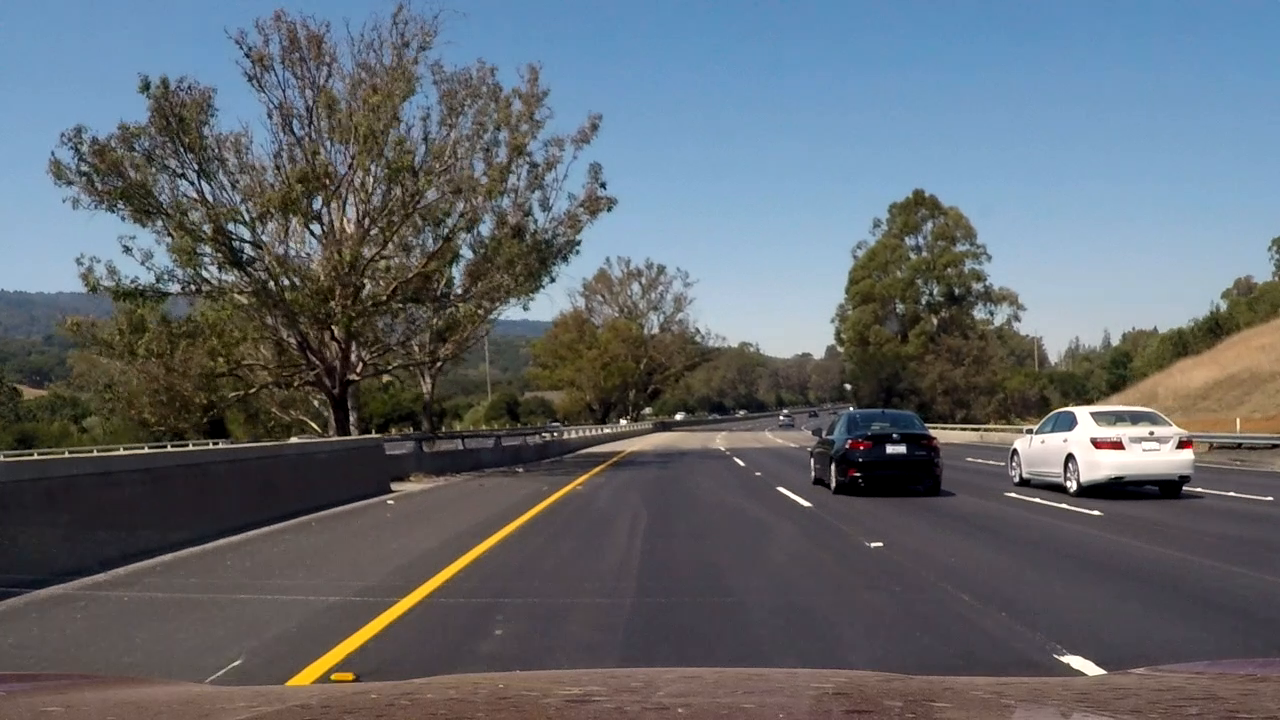
#> input picture frame 3 of test_video.mp4, 1280 x 720 px, given in place of challenge_video.mp4, which was not available
$ python Vedo_Cap.py   (older library calls are emulated)
#> lines starting #> are read from the running program, lines starting #| are printed output that depends on the picture; after the words box and inside, x2 and y2 are one past the last pixel; in counts of white or black regions, pixels touching at a corner belong together; pictures that were not available may be replaced by others from this repository, and a replacement may not be noted
### Thresh.py
# -*- coding: utf-8 -*-
"""
Created on Thu Sep 28 07:49:04 2017

@author: Emil Wåreus
"""

import numpy as np
import cv2
class Thresh:
    def dir_threashold(img, sobel_kernel = 3, thresh = (0, np.pi/2)):

        #1 Grayscale
        gray = cv2.cvtColor(img, cv2.COLOR_RGB2GRAY)

        #2 Gradient in X and Y
        sobelx = cv2.Sobel(gray, cv2.CV_64F, 1, 0, ksize = sobel_kernel)
        sobely = cv2.Sobel(gray, cv2.CV_64F, 0, 1, ksize = sobel_kernel)

        #3 Calc dir of gradient
        dir_mask = np.arctan2(np.absolute(sobely),np.absolute(sobelx))


        #Create mask
        output = np.zeros_like(dir_mask)
        output[(dir_mask >= thresh[0]) & (dir_mask <= thresh[1])] = 1

        return output

    def mag_threashold(img, sobel_kernel = 3, thresh = (0, 255)):

        #1 Grayscale
        gray = cv2.cvtColor(img, cv2.COLOR_RGB2GRAY)

        #2 Gradient in X and Y
        sobelx = cv2.Sobel(gray, cv2.CV_64F, 1, 0, ksize = sobel_kernel)
        sobely = cv2.Sobel(gray, cv2.CV_64F, 0, 1, ksize = sobel_kernel)

        #Magnitude
        mag = np.sqrt(sobelx**2 + sobely**2)

        #Scale
        scaled_sobel = np.uint8(255*mag/np.max(mag))


        #Create mask
        output = np.zeros_like(scaled_sobel)
        output[(scaled_sobel>= thresh[0]) & (scaled_sobel <= thresh[1])] = 1

        return output


    def abs_sobel_thresh(img, sobel_kernel=3, orient = 'x', thresh = (0, 255)):
        #1 Grayscale
        gray = cv2.cvtColor(img, cv2.COLOR_RGB2GRAY)

        #2 Gradient in X and Y
        if orient == 'x':
            sobel = cv2.Sobel(gray, cv2.CV_64F, 1, 0, ksize = sobel_kernel)
        else:
            sobel = cv2.Sobel(gray, cv2.CV_64F, 0, 1, ksize = sobel_kernel)

        #Absolute
        abs_sobel = np.absolute(sobel)

        #Scale
        scaled_sobel = np.uint8(255*abs_sobel/np.max(abs_sobel))


        #mask
        mask = np.zeros_like(scaled_sobel)
        mask[(scaled_sobel >= thresh[0]) & (scaled_sobel <= thresh[1])] = 1


        return mask

    def color_thresh(img, thresh_s = (70, 185), thresh_h = (15, 30)):

        hls = cv2.cvtColor(img, cv2.COLOR_RGB2HLS)

        s_channel = hls[:,:,2]
        s_channel = (s_channel/(s_channel.max()))*255
        h_channel = hls[:,:,0]
        h_channel = (h_channel/(h_channel.max()))*255


        s_binary = np.zeros_like(s_channel)
        s_binary[(s_channel >= thresh_s[0]) & (s_channel <= thresh_s[1])] = 1

        h_binary = np.zeros_like(h_channel)
        h_binary[(h_channel >= thresh_h[0]) & (h_channel <= thresh_h[1])] = 1


        ##c_binary = np.dstack(s_binary, h_binary)*255
        c_binary = np.zeros_like(h_binary)
        c_binary[(h_binary == 1) & (s_binary == 1)] = 1

        return c_binary


    def threshold(image, sobel_kernel = 3, dir_thresh = (.65, 1.05), mag_thresh = (60, 255),
                  x_thresh = (10, 255), y_thresh = (60,255)):


        dir_binary = Thresh.dir_threashold(image, sobel_kernel=sobel_kernel, thresh=dir_thresh)
        gradx = Thresh.abs_sobel_thresh(image, sobel_kernel=15, orient = 'x', thresh = x_thresh)
        grady = Thresh.abs_sobel_thresh(image, sobel_kernel=15, orient = 'y', thresh = y_thresh)
        mag = Thresh.mag_threashold(image, sobel_kernel=sobel_kernel, thresh=mag_thresh)
        color = Thresh.color_thresh(image, thresh_s =(130, 255), thresh_h = (0, 130))


        combined = np.zeros_like(dir_binary)

        combined[(((gradx == 1) & (grady == 1)) |((mag == 1) & (dir_binary == 1)) | (color==1))] = 1
        #combined[(dir_binary==1)]=1
        # Defining vertices for marked area
        img_shape = image.shape
        l_b = (190, img_shape[0])
        r_b = (img_shape[1]-190, img_shape[0])
        apex1 = (int(img_shape[1]/2) - 60, 410)
        apex2 = (int(img_shape[1]/2) + 60, 410)
        inner_left_bottom = (150+190, img_shape[0])
        inner_right_bottom = (img_shape[1]-150-190, img_shape[0])
        inner_apex1 = (int(img_shape[1]/2) + 10,480)
        inner_apex2 = (int(img_shape[1]/2) - 10,480)
        vertices = np.array([[l_b, apex1, apex2, \
                              r_b, inner_right_bottom, \
                              inner_apex1, inner_apex2, inner_left_bottom]], dtype=np.int32)
        # Masked area
        mask = np.zeros_like(combined)

        if len(img_shape) > 2:
            channel_count = img_shape[2]  # i.e. 3 or 4 depending on your image
            ignore_mask_color = (255,) * channel_count
        else:
            ignore_mask_color = 255

        cv2.fillPoly(mask, vertices, ignore_mask_color)
        combined= cv2.bitwise_and(combined, mask)

        return combined

### Lane_Finding_main.py
# -*- coding: utf-8 -*-
"""
Created on Sun Sep 24 11:03:23 2017

@author: Emil Wåreus
"""

import cv2
import matplotlib.pylab as plt


import numpy as np


from Thresh import Thresh
from Distort import Distort
from Road_lanes import Lanes


Lanes = Lanes()

def process_img(image):
    #Due to that openCV is used to read the image
    image = cv2.cvtColor(image, cv2.COLOR_BGR2RGB)

    combined = Thresh.threshold(image)

    #Perspective change
    per_img_C, M_C, src, M_t_c = Distort.perspect_Transform(combined)


    left_fitx, right_fitx, ploty, exist = Lanes.get_lane(per_img_C)


    img_with_lines = Lanes.draw_lines(image, per_img_C, left_fitx, right_fitx, ploty, M_t_c, exist)

    per_img_C= cv2.resize(per_img_C, None, fx = 0.5, fy= 0.5,  interpolation = cv2.INTER_CUBIC)
    combined = cv2.resize(combined, None, fx = 0.5, fy= 0.5,  interpolation = cv2.INTER_CUBIC)

    img = np.zeros([ 720,int(1280*1.5), 3], dtype=type(img_with_lines[0,0,0]))

    img[:,:1280,:] = img_with_lines
    print()
    img[:int(720/2),1280:,1] = (combined/combined.max())*255
    img[int(720/2):,1280:,0] = (per_img_C/per_img_C.max())*255

    img = cv2.resize(img, (1280, 720))

    return img,  left_fitx, right_fitx, ploty, exist, combined, per_img_C

def get_lane_image(image):
    '''
    This methode only returns the processed image.
    Note that it wants a BGR and returns a RGB
    '''
    image = cv2.cvtColor(image, cv2.COLOR_BGR2RGB)
    img_with_lines,  left_fitx, right_fitx, ploty, exist, combined, per_img_C = process_img(image)

    #Remove this when makeing movie
    #img_with_lines = cv2.cvtColor(img_with_lines, cv2.COLOR_RGB2BGR)
    return img_with_lines

### Distort.py
# -*- coding: utf-8 -*-
"""
Created on Thu Sep 28 07:29:41 2017

@author: Emil Wåreus
"""


import numpy as np
import cv2
import matplotlib.pylab as plt
import matplotlib.image as mpimg


class Distort:

    # [64 lines left out: functions calibrate, unwarp, not called in this run]

    def perspect_Transform(img, square = [90,  450, 600, 650]):
        '''
        img is the image you want to transforme
        square contaions 4 variables
        [0] wb = 90
        [1] hb = 450
        [2] wt = 600
        [3] ht = 650
        '''
        H, W = (img.shape[0],img.shape[1])
        wb = square[0]
        hb = square[1]
        wt = square[2]
        ht = square[3]

        src = np.float32([[(W/2-wb), hb],[(W/2+wb), hb], [(W/2+wt), ht], [(W/2-wt), ht]])

        img_size = (img.shape[1], img.shape[0])
        offset = 0 #100
        dst = np.float32([[offset, offset], [img_size[0]-offset, offset],
                                         [img_size[0]-offset, img_size[1]-offset],
                                         [offset, img_size[1]-offset]])
        M = cv2.getPerspectiveTransform(src, dst)
        M_t = cv2.getPerspectiveTransform(dst, src)
        # Warp the image using OpenCV warpPerspective()
        warped = cv2.warpPerspective(img, M, img_size)

        return warped, M, src, M_t


### Road_lanes.py
# -*- coding: utf-8 -*-
"""
Created on Mon Oct  2 07:28:18 2017

@author: Emil Wåreus
"""


import numpy as np
import cv2
import matplotlib.pylab as plt
from Line import Line

class Lanes:


    # [231 lines left out: functions init_lanes, find_curvature, check_distance, sanity_check, slid_window, track_lanes, not called in this run]


    def get_lane(self, binary_warped):

        #Check if distance between Lanes are ok, else slide window
        self.check_distance(self.left_fitx, self.right_fitx)


        if(self.right_lane.detected == False & self.right_lane.detected == False):

            self.left_fitx, self.right_fitx, ploty, exist = self.slid_window(binary_warped)
        else:

            self.left_fitx, self.right_fitx, ploty, exist = self.track_lanes(binary_warped)


        self.left_lane.radius_of_curvature  = self.find_curvature(ploty, self.left_fitx)
        self.right_lane.radius_of_curvature = self.find_curvature(ploty, self.right_fitx)

        # Sanity check for the lanes


        self.left_fitx  = self.sanity_check(self.left_lane, self.left_lane.radius_of_curvature, self.left_fitx, self.left_lane.recent_xfitted)
        self.right_fitx = self.sanity_check(self.right_lane, self.right_lane.radius_of_curvature, self.right_fitx, self.right_lane.recent_xfitted)


        return self.left_fitx, self.right_fitx, ploty, exist


    # [62 lines left out: functions draw_lines, visual_lines, not called in this run]


### Vedo_Cap.py
# -*- coding: utf-8 -*-
"""
Created on Wed Oct  4 07:17:24 2017

@author: Emil Wåreus
"""

import cv2
import Lane_Finding_main


cap = cv2.VideoCapture('challenge_video.mp4')

while(True):
    # Capture frame-by-frame
    ret, frame = cap.read()
#> frame is the input picture: shape (720, 1280, 3); mean B, G, R 109.8, 103.2, 97.2

    if type(frame) != None:
        frame = cv2.resize(frame, (1280, 720))
        frame = cv2.cvtColor(frame, cv2.COLOR_BGR2RGB)
        img_with_lines = Lane_Finding_main.get_lane_image(frame)
#> in threshold, `dir_binary = Thresh.dir_threashold(image, sobel_kernel=sobel_kernel, t..`:
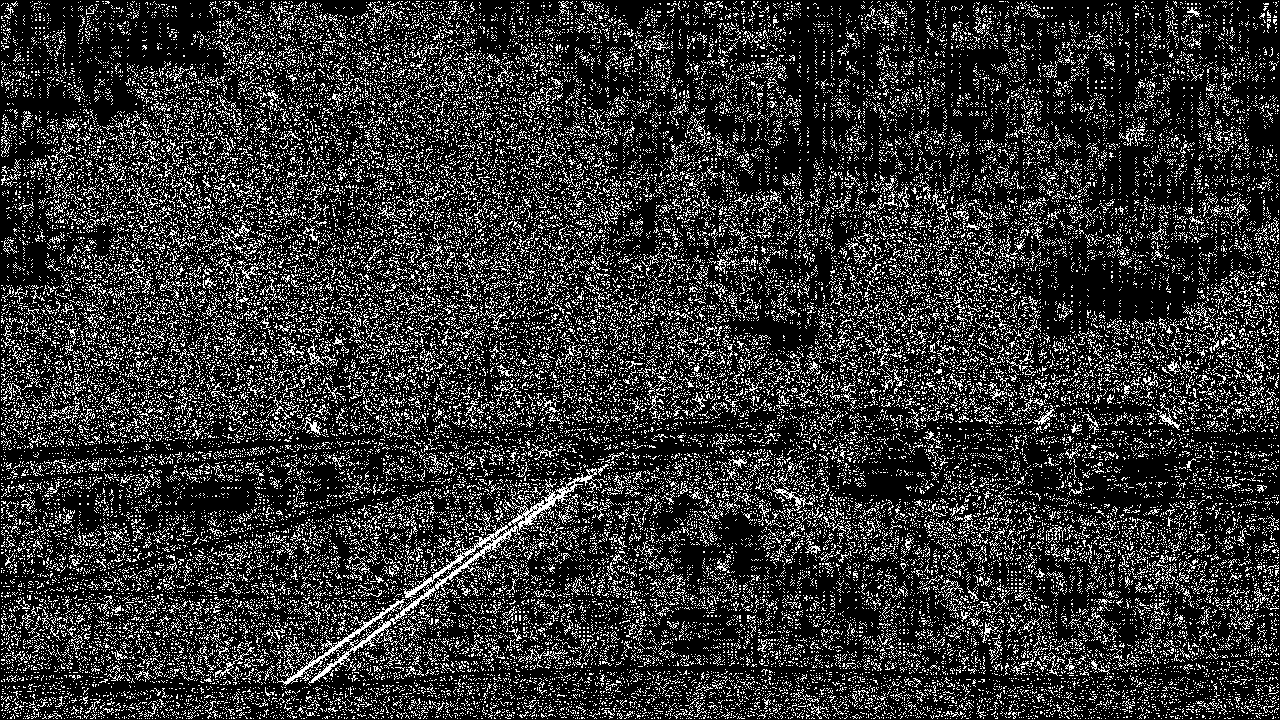
#> dir_binary: shape (720, 1280) float64; values 0 (black) and 1 (white), 19.7% white in thin lines or dots
#> in color_thresh, `s_channel = hls[:,:,2]`:
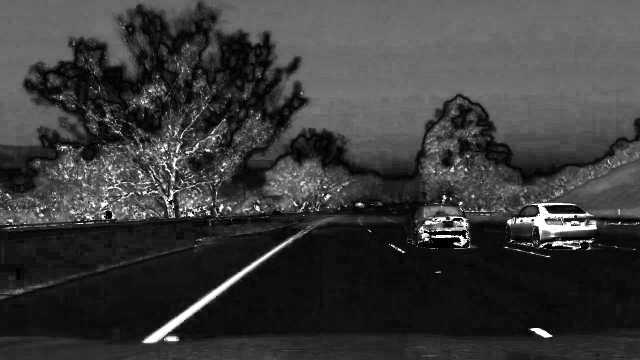
#> s_channel: shape (720, 1280) (shown at 1/2 size); min 0, max 255, mean 58.7
#> in color_thresh, `h_channel = (h_channel/(h_channel.max()))*255`:
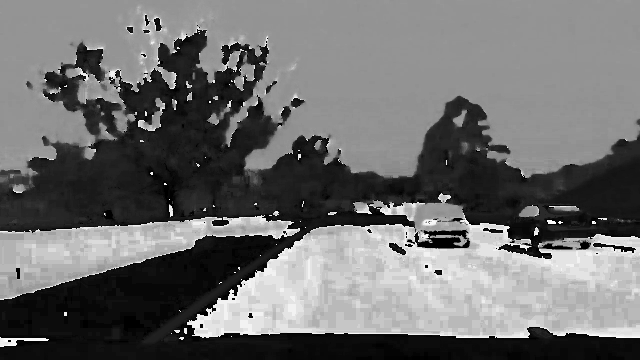
#> h_channel: shape (720, 1280) float64 (shown at 1/2 size); min 0, max 255, mean 109.6
#> in perspect_Transform, `warped = cv2.warpPerspective(img, M, img_size)`:
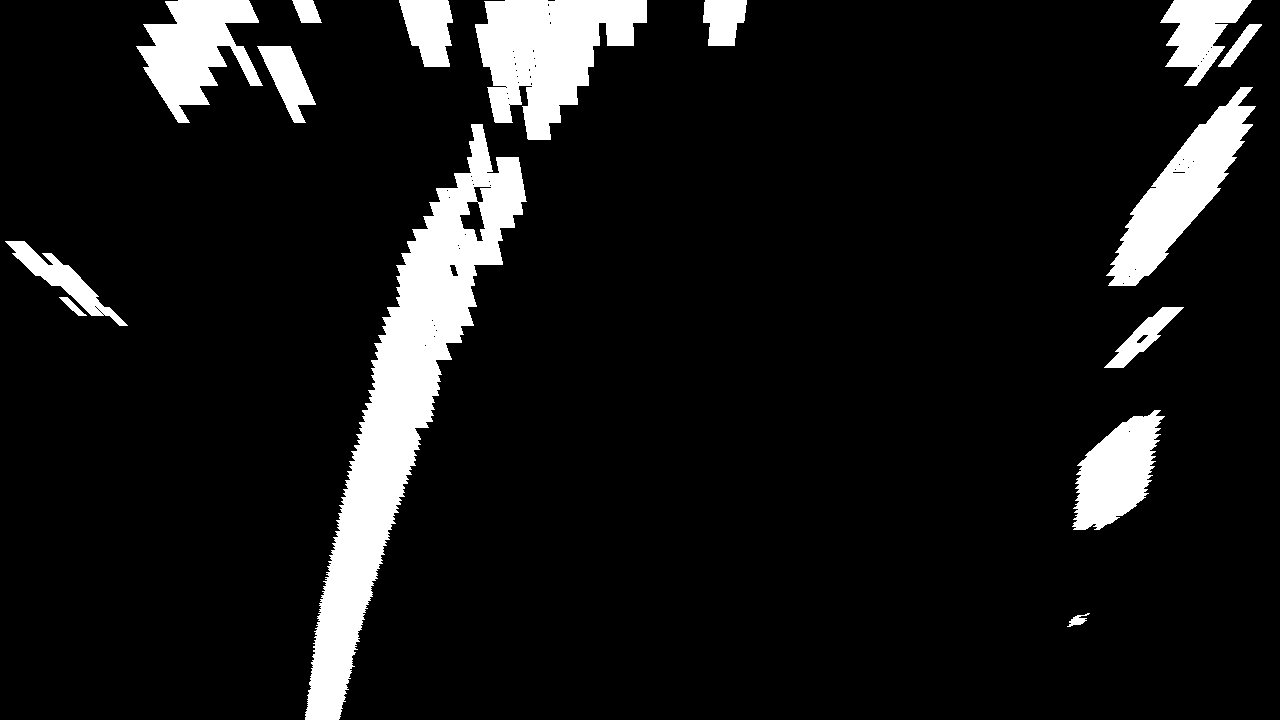
#> warped: shape (720, 1280) float64; min 0, max 7.12e-307, mean 4.79e-308; drawn with min black and max white
#> in process_img, `per_img_C, M_C, src, M_t_c = Distort.perspect_Transform(combined)`: M_C = [[-0.605, -1.54, 1027.3], [-1.83e-16, -2.04, 919.1], [-3.27e-19, -0.00241, 1]]; src = [[550, 450], [730, 450], [1240, 650], [40, 650]]; M_t_c = [[0.141, -0.756, 550], [0, -0.49, 450], [0, -0.00118, 1]]
#> (the run stopped early here; a loop or call above may not have finished)

$ run again, starting later in the video
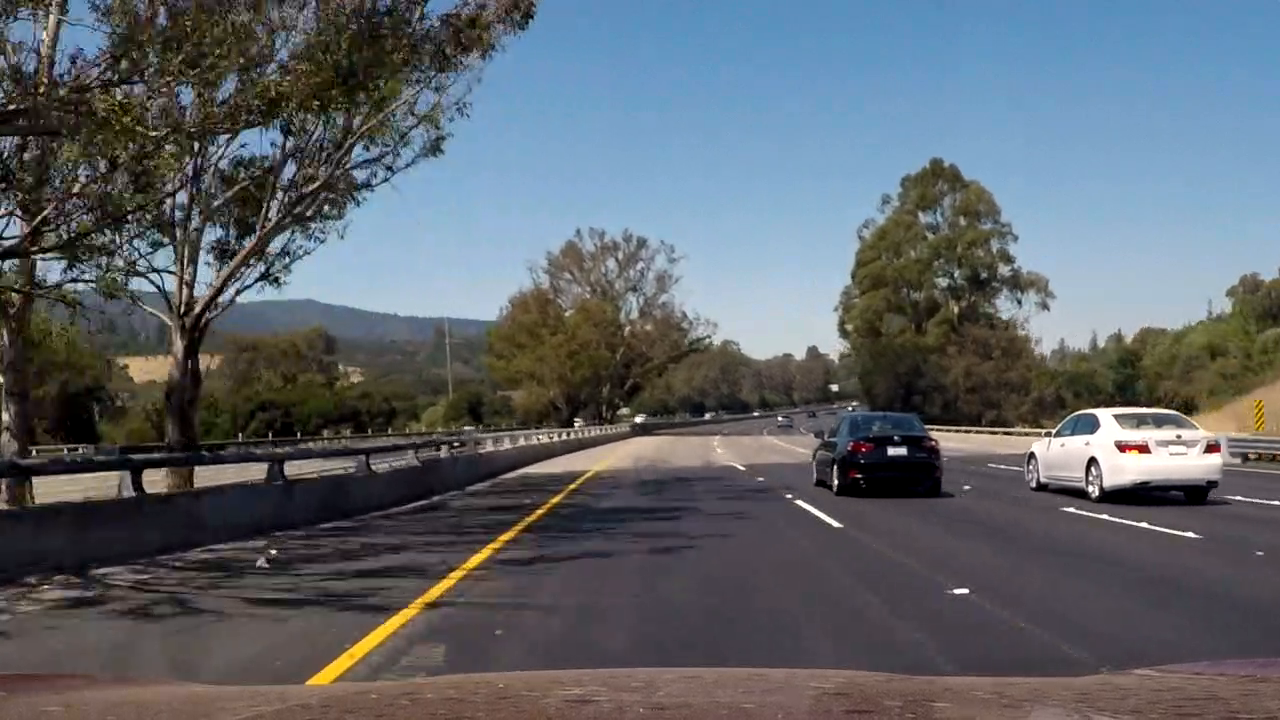
#> input picture frame 17 of test_video.mp4, 1280 x 720 px, given in place of challenge_video.mp4, which was not available
#> frame is the input picture: shape (720, 1280, 3); mean B, G, R 105.5, 99.4, 93.8
#> in threshold, `dir_binary = Thresh.dir_threashold(image, sobel_kernel=sobel_kernel, t..`:
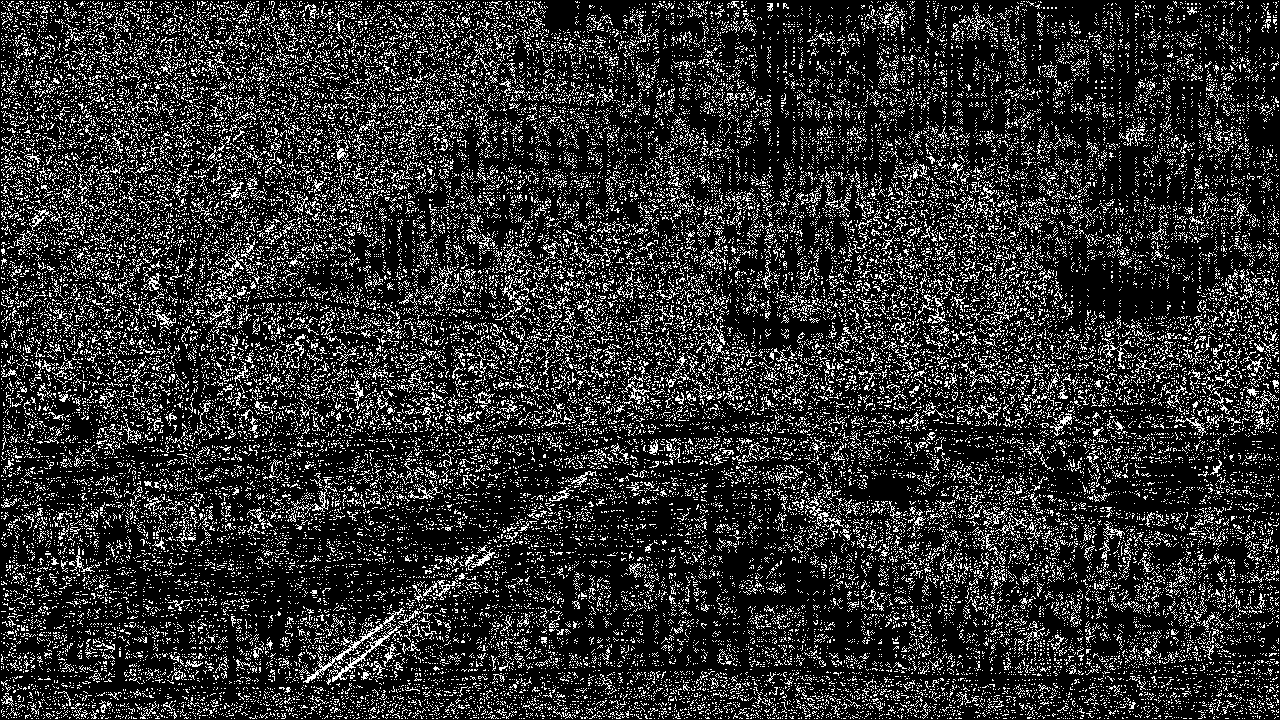
#> dir_binary: shape (720, 1280) float64; values 0 (black) and 1 (white), 18.6% white in thin lines or dots
#> gradx: shape (720, 1280); values 0 (black) and 1 (white), 25.5% white; 1549 white regions (845 under 20 px), largest, box (x1, y1, x2, y2) and area: (1, 0, 541, 469) 94329, (904, 155, 1072, 385) 13181, (522, 225, 761, 368) 11712
#> grady: shape (720, 1280); values 0 (black) and 1 (white), 4.5% white; 879 white regions (538 under 20 px), largest, box (x1, y1, x2, y2) and area: (923, 404, 1203, 431) 1717, (466, 433, 764, 488) 1355, (1101, 476, 1220, 493) 1120
#> hls: shape (720, 1280, 3); mean of channels 0, 1, 2 77.5, 99.3, 60.5
#> color: shape (720, 1280) float64; values 0 (black) and 1 (white), 3.3% white; 1392 white regions (1212 under 20 px), largest, box (x1, y1, x2, y2) and area: (1049, 408, 1222, 482) 4391, (306, 497, 560, 686) 3864, (299, 60, 379, 114) 1073
#> mask: shape (720, 1280) float64; 9.2% white; 1 white region, box (x1, y1, x2, y2) and area: (191, 410, 1090, 720) 84329
#> combined: shape (720, 1280) float64; values 0 (black) and 7.12e-307 (white), 0.81% white; 100 white regions (81 under 20 px), largest, box (x1, y1, x2, y2) and area: (305, 490, 565, 686) 4560, (493, 435, 646, 480) 771, (793, 497, 844, 530) 547
#> in perspect_Transform, `warped = cv2.warpPerspective(img, M, img_size)`:
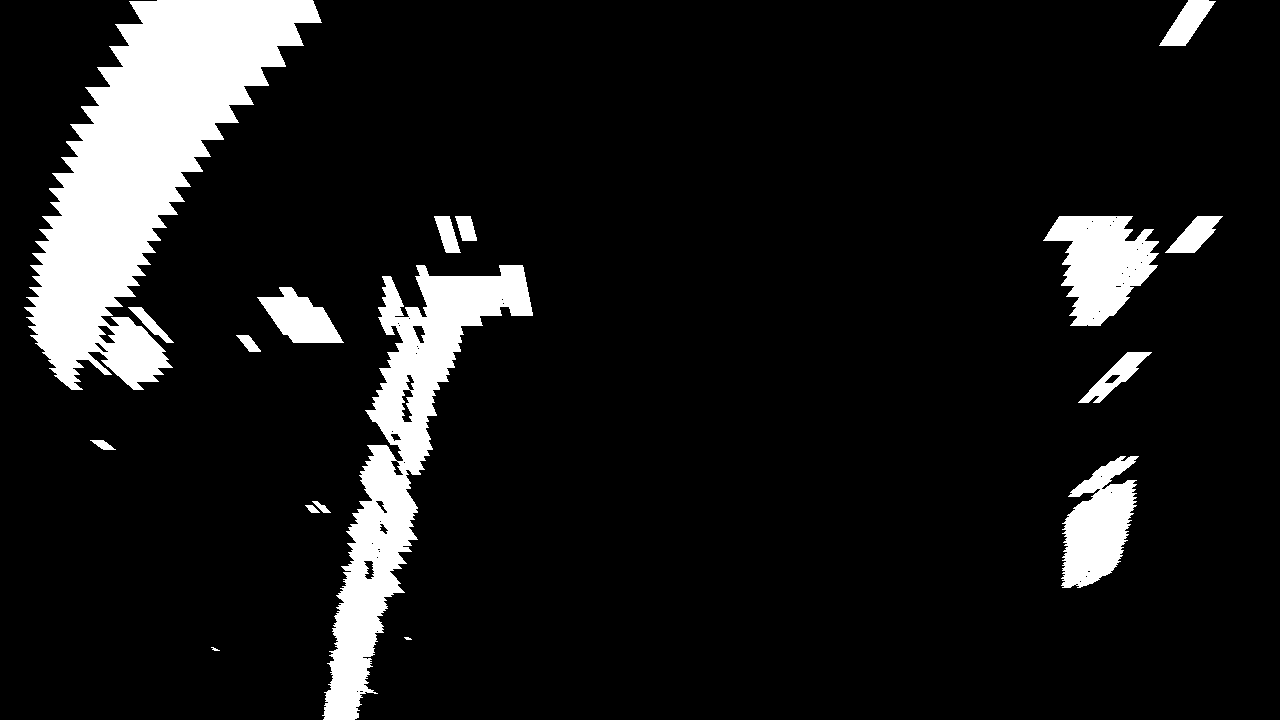
#> warped: shape (720, 1280) float64; min 0, max 7.12e-307, mean 5.67e-308; drawn with min black and max white
#> in process_img, `per_img_C, M_C, src, M_t_c = Distort.perspect_Transform(combined)`: M_C = [[-0.605, -1.54, 1027.3], [-1.83e-16, -2.04, 919.1], [-3.27e-19, -0.00241, 1]]; src = [[550, 450], [730, 450], [1240, 650], [40, 650]]; M_t_c = [[0.141, -0.756, 550], [0, -0.49, 450], [0, -0.00118, 1]]
